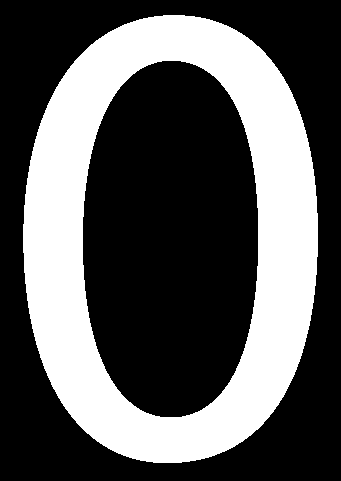
#> input picture digitTemplates/0.png, 341 x 481 px
$ python -i Recognition2ndVersion.py   (imports and definitions only)   (older library calls are emulated)
#> lines starting #> are read from the running program, lines starting #| are printed output that depends on the picture; after the words box and inside, x2 and y2 are one past the last pixel; in counts of white or black regions, pixels touching at a corner belong together
import math
import cv2
import os
import sys
import numpy as np
import scipy.io


def ThresholdImage(img):

    img_gray = cv2.cvtColor(img, cv2.COLOR_BGR2GRAY)
    rgb_planes = cv2.split(img_gray)

    result_planes = []
    result_norm_planes = []
    for plane in rgb_planes:
        dilated_img = cv2.dilate(plane, np.ones((7, 7), np.uint8))
        bg_img = cv2.medianBlur(dilated_img, 21)
        diff_img = 255 - cv2.absdiff(plane, bg_img)
        norm_img = cv2.normalize(diff_img, None, alpha=0, beta=255, norm_type=cv2.NORM_MINMAX,
                                 dtype=cv2.CV_8UC1)
        result_planes.append(diff_img)
        result_norm_planes.append(norm_img)

    result = cv2.merge(result_planes)
    result_norm = cv2.merge(result_norm_planes)

    return result_norm


# [86 lines left out: functions ExtractFeatures, MatchFeatures, Estimate_digit_area, CannyEdge, LocalizeDigits, not called in this run]


def testImages(v=False):
    print("Loading Mat File..")
    mat = scipy.io.loadmat('train_32x32.mat')
    X = mat['X']
    Labels = mat['y']
    num_images = X.shape[3]
    accuracy = []
    print("Mat File Loaded!!\n")

    for i in range(1000):
        loadPercent = (i / 1000) * 100
        sys.stdout.write(
            f"\rComputing Accuracy: [{'=' * math.floor(loadPercent / 10)}{' ' * (10 - math.floor(loadPercent / 10))}] "
            f"{round(loadPercent, 1)}%")
        imgReal = X[:, :, :, i]
        label = str(Labels[i][0])

        digit = ""
        score = math.inf

        thresh = ThresholdImage(imgReal)

        predictions = []
        for idxBox, (x, y, w, h) in enumerate(LocalizeDigits(CannyEdge(thresh))):

            img = imgReal[y:y+h, x:x+w]

            for idx, filename in enumerate(os.listdir("digitTemplates")):
                template = os.path.join("digitTemplates", filename)
                digitTemplate = cv2.imread(template)

                desired_height = img.shape[0]
                aspect_ratio = digitTemplate.shape[1] / digitTemplate.shape[0]
                desired_width = int(desired_height * aspect_ratio)
                resized_image = cv2.resize(digitTemplate, (desired_width, desired_height))

                sim = MatchFeatures(resized_image, thresh[y:y+h, x:x+w])

                if sim < score:
                    score = sim
                    digit = filename.split(".")[0]
            predictions.append(digit)

        res = label in predictions
        if v: print(f"\nImage {i + 1}: Label = {label}, Predicted Outcome = {res}")
        accuracy.append(res)

    sys.stdout.write(
        f"\rComputing Accuracy: [{'=' * 10}] "
        f"{100}%")
    return sum(accuracy)/len(accuracy)


# [1 line that did not run here, left out]
# [1 line not run here, left out]

>>> import cv2
>>> picture = cv2.imread('digitTemplates/0.png')
#> picture is the input picture: shape (481, 341, 3); 34.6% white; 1 white region, box (x1, y1, x2, y2) and area: (23, 15, 318, 463) 56832
>>> result = ThresholdImage(picture)
#> the loop in ThresholdImage, `for plane in rgb_planes:` made 1 pass
#> pass 1, in ThresholdImage, `dilated_img = cv2.dilate(plane, np.ones((7, 7), np.uint8))`:
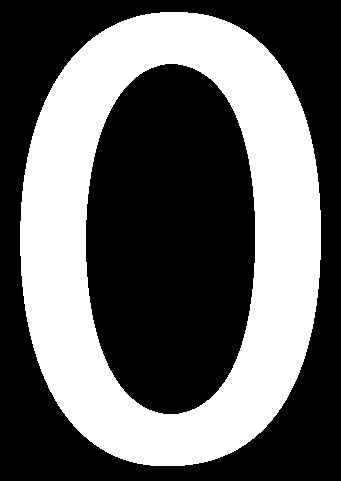
#> dilated_img: shape (481, 341); 39.3% white; 1 white region, box (x1, y1, x2, y2) and area: (20, 12, 321, 466) 64476
#> pass 1, in ThresholdImage, `bg_img = cv2.medianBlur(dilated_img, 21)`:
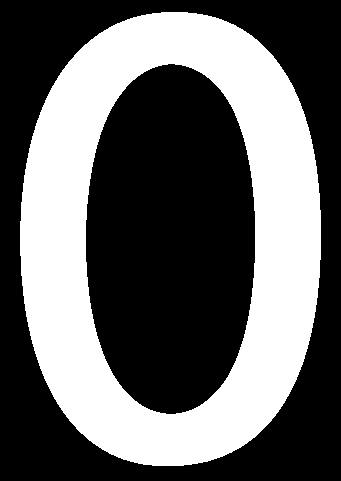
#> bg_img: shape (481, 341); 39.3% white; 1 white region, box (x1, y1, x2, y2) and area: (20, 12, 321, 466) 64479
#> pass 1, in ThresholdImage, `diff_img = 255 - cv2.absdiff(plane, bg_img)`:
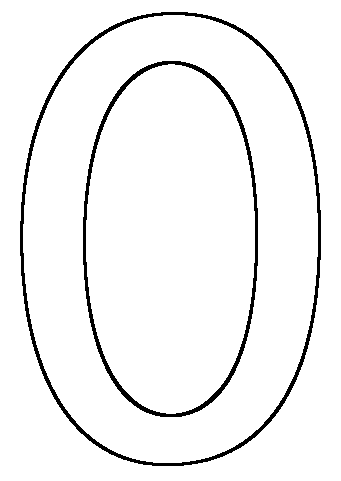
#> diff_img: shape (481, 341); 95.3% white; 2 black regions, box (x1, y1, x2, y2) and area: (20, 12, 321, 466) 4359, (83, 61, 258, 417) 3288
#> after the loop in ThresholdImage, `for plane in rgb_planes:`: result_norm_planes = 1 item

$ run again, on digitTemplates/4.png
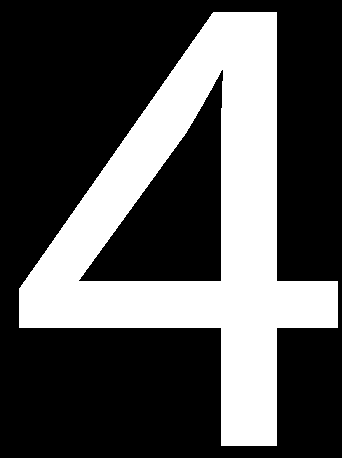
#> input picture digitTemplates/4.png, 342 x 458 px
#> picture is the input picture: shape (458, 342, 3); 31.9% white; 1 white region, box (x1, y1, x2, y2) and area: (19, 12, 338, 446) 49957
#> the loop in ThresholdImage, `for plane in rgb_planes:` made 1 pass
#> pass 1, in ThresholdImage, `bg_img = cv2.medianBlur(dilated_img, 21)`:
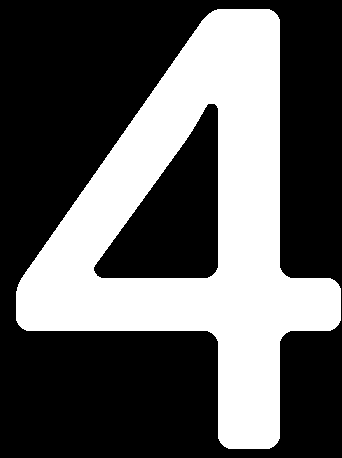
#> bg_img: shape (458, 342); 36.1% white; 1 white region, box (x1, y1, x2, y2) and area: (16, 9, 341, 449) 56616
#> pass 1, in ThresholdImage, `diff_img = 255 - cv2.absdiff(plane, bg_img)`:
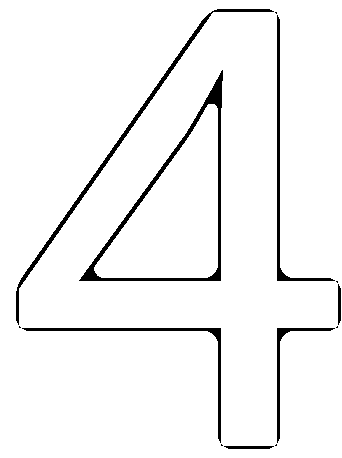
#> diff_img: shape (458, 342); 95.7% white; 13 black regions (6 under 20 px), largest, box (x1, y1, x2, y2) and area: (79, 70, 223, 281) 2270, (16, 9, 274, 325) 1662, (277, 15, 335, 281) 993
#> after the loop in ThresholdImage, `for plane in rgb_planes:`: result_norm_planes = 1 item

$ run again, on digitTemplates/5.png
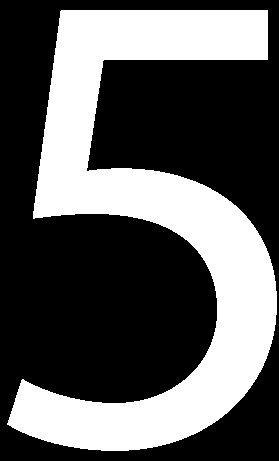
#> input picture digitTemplates/5.png, 279 x 461 px
#> picture is the input picture: shape (461, 279, 3); 36% white; 1 white region, box (x1, y1, x2, y2) and area: (7, 10, 277, 451) 46326
#> the loop in ThresholdImage, `for plane in rgb_planes:` made 1 pass
#> pass 1, in ThresholdImage, `bg_img = cv2.medianBlur(dilated_img, 21)`:
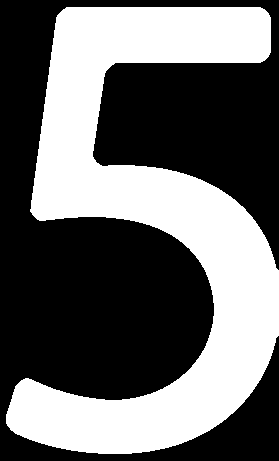
#> bg_img: shape (461, 279); 41.1% white; 1 white region, box (x1, y1, x2, y2) and area: (6, 7, 279, 454) 52837
#> pass 1, in ThresholdImage, `diff_img = 255 - cv2.absdiff(plane, bg_img)`:
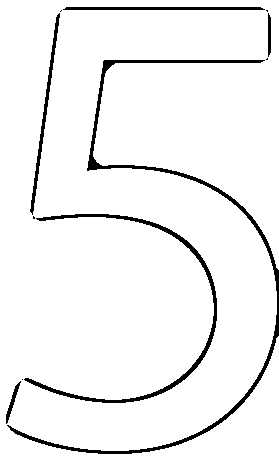
#> diff_img: shape (461, 279); 94.9% white; 11 black regions (5 under 20 px), largest, box (x1, y1, x2, y2) and area: (7, 60, 279, 454) 3160, (24, 214, 217, 403) 1823, (30, 13, 60, 215) 676, (63, 7, 265, 10) 595, (6, 381, 21, 424) 151, (268, 13, 271, 57) 120
#> after the loop in ThresholdImage, `for plane in rgb_planes:`: result_norm_planes = 1 item

$ run again, on digitTemplates/6.png
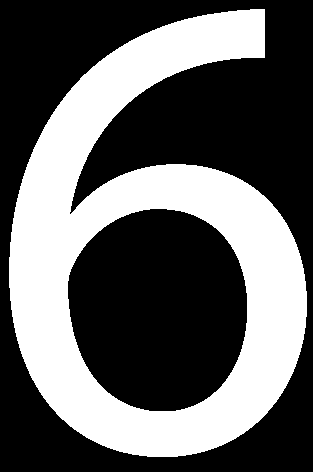
#> input picture digitTemplates/6.png, 313 x 472 px
#> picture is the input picture: shape (472, 313, 3); 38.1% white; 1 white region, box (x1, y1, x2, y2) and area: (9, 9, 307, 457) 56241
#> the loop in ThresholdImage, `for plane in rgb_planes:` made 1 pass
#> pass 1, in ThresholdImage, `bg_img = cv2.medianBlur(dilated_img, 21)`:
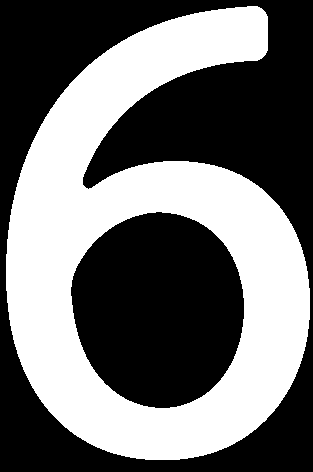
#> bg_img: shape (472, 313); 43.6% white; 1 white region, box (x1, y1, x2, y2) and area: (6, 6, 310, 460) 64477
#> pass 1, in ThresholdImage, `diff_img = 255 - cv2.absdiff(plane, bg_img)`:
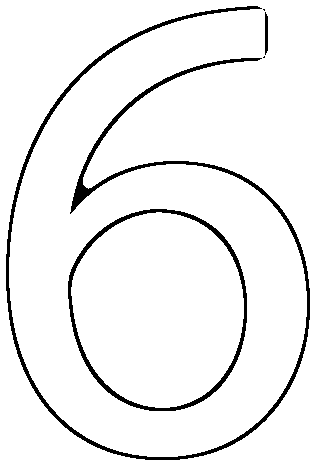
#> diff_img: shape (472, 313); 94.4% white; 5 black regions (2 under 20 px), largest, box (x1, y1, x2, y2) and area: (6, 6, 310, 460) 5731, (68, 209, 247, 411) 2394, (265, 12, 268, 55) 117
#> after the loop in ThresholdImage, `for plane in rgb_planes:`: result_norm_planes = 1 item
